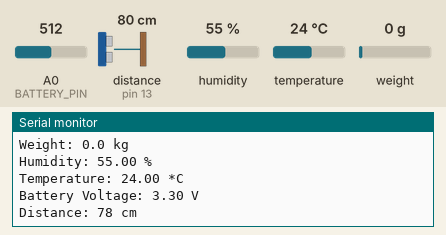
A sketch run on a simulated Arduino Uno, built with avr-gcc and run on an emulated ATmega328P. Shown: the last lines printed to the serial monitor. Wiring (inferred from the names in the program): ultrasonic range finder: trigger pin 5; echo pin 13. The test bench sets the inputs (shaded band); at power-on: distance to the obstacle (sensor on pin 13) 80 cm, humidity 55 %, weight on the scale 0 g, A0 (BATTERY_PIN) = 512, temperature 24 °C. The echo pulse lasts 58.3 µs per cm.

Above: at 3.2 s.
3.3 s: distance to the obstacle (sensor on pin 13) set to 2 cm
At 5.8 s:
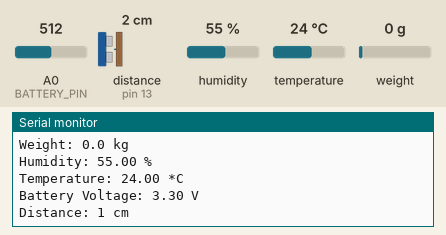
6.0 s: humidity set to 22 %
8.7 s: weight on the scale set to 100 g
11.4 s: A0 (BATTERY_PIN) set to 716
At 13.8 s:
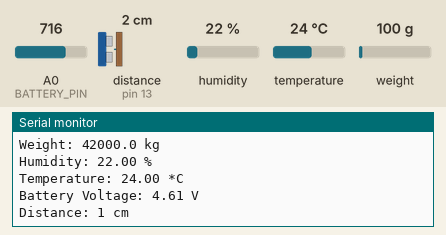
14.1 s: temperature set to 12 °C
At 15.6 s:
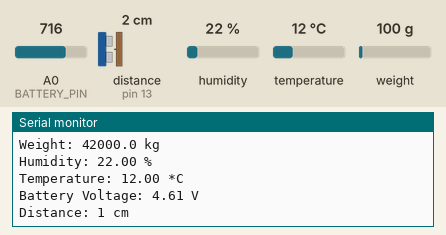
16.8 s: distance to the obstacle (sensor on pin 13) set to 4 cm
At 18.5 s:
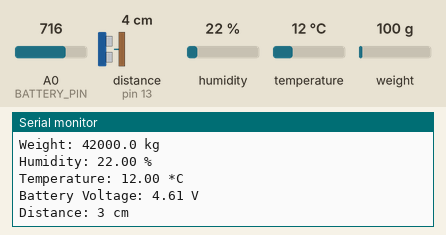
Timing chart, 0 to 20.0 s (numbered marks = the images above; inputs shaded):
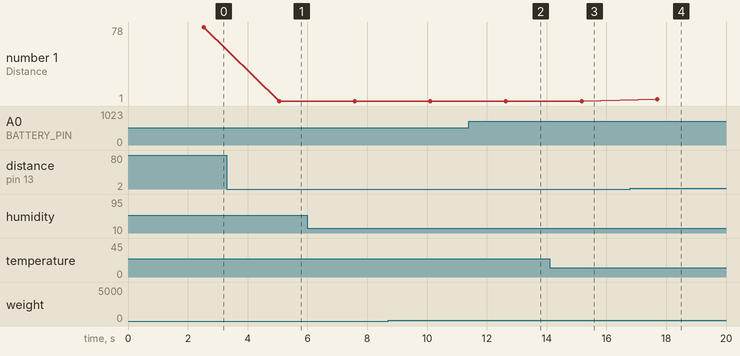

Measured:
- after the input at 3.3 s, the serial monitor: prints a new line after 1.8 s (image 1)
- after the input at 11.4 s, the serial monitor: prints a new line after 1.2 s (image 2)
- after the input at 14.1 s, the serial monitor: prints a new line after 1.1 s (image 3)
- after the input at 16.8 s, the serial monitor: prints a new line after 0.90 s (image 4)
- plotted number 1: 78 → 1 after the input at 3.3 s, 1 → 3 after the input at 16.8 s

The sketch:

smart_dustbin_code.ino
```cpp
#include <HX711.h>           // Library for the load cell
#include <DHT.h>             // Library for the DHT11 sensor

// Pin definitions
#define DHTPIN 4             // Pin connected to DHT11 data pin (GPIO 4 = D2 on ESP8266)
#define DHTTYPE DHT11        // DHT 11 sensor type
#define LOADCELL_DOUT_PIN 12 // HX711 DOUT pin (GPIO 12 = D6 on ESP8266)
#define LOADCELL_SCK_PIN 14  // HX711 SCK pin (GPIO 14 = D5 on ESP8266)
#define BATTERY_PIN A0       // Pin connected to battery voltage monitoring (A0 on ESP8266)
#define TRIG_PIN 5           // Ultrasonic sensor trigger pin (GPIO 5 = D1 on ESP8266)
#define ECHO_PIN 13          // Ultrasonic sensor echo pin (GPIO 13 = D7 on ESP8266)

// Load cell calibration factor and setup
HX711 scale;
float calibration_factor = -300;  // Set this value by calibration
long zero_factor;                    // Zero factor after taring the scale

DHT dht(DHTPIN, DHTTYPE);

void setup() {
  Serial.begin(115200);

  // Initialize DHT sensor
  dht.begin();

  // Initialize HX711
  scale.begin(LOADCELL_DOUT_PIN, LOADCELL_SCK_PIN);
  scale.set_scale();            // Reset the scale to no scaling
  scale.tare();                 // Reset the scale to zero

  zero_factor = scale.read_average();  // Get the initial zero factor

  // Initialize ultrasonic sensor pins
  pinMode(TRIG_PIN, OUTPUT);
  pinMode(ECHO_PIN, INPUT);

  Serial.println("Setup complete, start reading values...");
}

void loop() {
  // Measure load cell data
  float weight = scale.get_units(5);   // Average over 5 readings
  Serial.print("Weight: ");
  Serial.print(weight, 1);             // Print weight with one decimal place
  Serial.println(" kg");

  // Measure DHT11 temperature and humidity
  float humidity = dht.readHumidity();
  float temperature = dht.readTemperature();

  if (isnan(humidity) || isnan(temperature)) {
    Serial.println("Failed to read from DHT sensor!");
  } else {
    Serial.print("Humidity: ");
    Serial.print(humidity);
    Serial.println(" %");
    Serial.print("Temperature: ");
    Serial.print(temperature);
    Serial.println(" *C");
  }

  // Measure battery voltage (solar panel powered battery)
  int batteryValue = analogRead(BATTERY_PIN);
  float batteryVoltage = batteryValue * (3.3 / 1024.0) * 2;  // Assuming voltage divider with 2:1 ratio
  Serial.print("Battery Voltage: ");
  Serial.print(batteryVoltage);
  Serial.println(" V");

  // Measure distance using ultrasonic sensor
  long duration, distance;
  digitalWrite(TRIG_PIN, LOW);
  delayMicroseconds(2);
  digitalWrite(TRIG_PIN, HIGH);
  delayMicroseconds(10);
  digitalWrite(TRIG_PIN, LOW);

  duration = pulseIn(ECHO_PIN, HIGH);  // Get the echo duration
  distance = duration * 0.034 / 2;     // Convert to distance in cm
  Serial.print("Distance: ");
  Serial.print(distance);
  Serial.println(" cm");

  // Delay between readings
  delay(2000);
}
```
